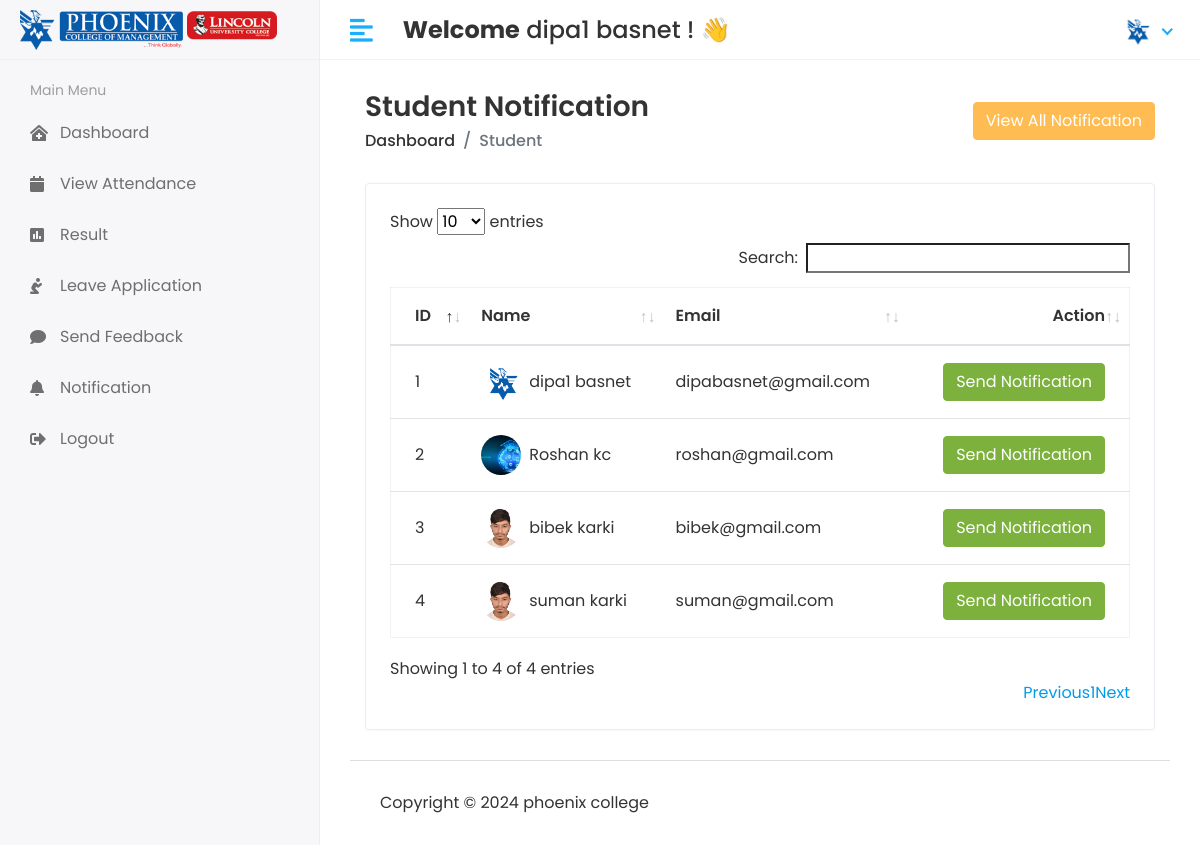
The app's page /Hod/Student/send_notification (signed in) with its own data.
### student/models.py (models this page shows, shortened)
class CustomUser(AbstractUser):
    USER = (
        (1, 'HOD'),
        (2, 'STAFF'),
        (3, 'STUDENT'),
    )
    user_type = models.CharField(choices=USER, max_length=50, default=1)
    profile_pic = models.ImageField(upload_to='media/profile_pic')

class Student(models.Model):
    admin = models.OneToOneField(CustomUser, on_delete=models.CASCADE)
    address = models.TextField()
    gender = models.CharField(max_length=100)
    course_id = models.ForeignKey(Course, on_delete=models.DO_NOTHING)
    session_year_id = models.ForeignKey(Session_Year, on_delete=models.DO_NOTHING)
    created_at = models.DateTimeField(auto_now_add=True)
    updated_at = models.DateTimeField(auto_now_add=True)

### student_management_system/Hod_Views.py (the view)
# urls.py: path('Hod/Student/send_notification', Hod_Views.STUDENT_SEND_NOTIFICATION,
@login_required(login_url='/')
def STUDENT_SEND_NOTIFICATION(request):
    student = Student.objects.all()
    notification = Student_Notification.objects.all()
    context = {
        'student': student,
        'notification': notification,
    }
    return render(request, 'Hod/student_notification.html', context)

### templates/Hod/student_notification.html (shortened to what this page needs)
{% extends 'base.html' %}
{% block content %}
 <div class="content container-fluid">
               <div class="page-header">
                  <div class="row align-items-center">
                     <div class="col">
                        <h3 class="page-title">Student Notification</h3>
                        <ul class="breadcrumb">
                           <li class="breadcrumb-item"><a href="{% url 'hod_home' %}">Dashboard</a></li>
                           <li class="breadcrumb-item active">Student</li>
                        </ul>
                     </div>
                     <div class="col-auto text-right float-right ml-auto">
                        <button type="button" class="btn btn-primary" data-toggle="modal" data-target="#exampleModalCenter">
                              View All Notification
                        </button>
                     </div>
                  </div>
               </div>
               <div class="row">
                  <div class="col-sm-12">
                     <div class="card card-table">
                        <div class="card-body">
                           <div class="table-responsive">
                              <table id="table_id" class="table table-hover table-center mb-0">
                                 <thead>
                                    <tr>
                                       <th>ID</th>
                                       <th>Name</th>
                                       <th>Email</th>
                                       <th class="text-right">Action</th>
                                    </tr>
                                 </thead>
                                 <tbody>
                                 {% for i in student %}
                                    <tr>
                                       <td>{{i.id}}</td>
                                       <td>
                                          <h2 class="table-avatar">
                                             <a href="student-details.html" class="avatar avatar-sm mr-2"><img class="avatar-img rounded-circle" src="/{{i.admin.profile_pic}}" alt="User Image"> </a>
                                             <a href="student-details.html">{{i.admin.first_name}}&nbsp;{{i.admin.last_name}}</a>
                                          </h2>
                                       </td>
                                       <td>{{i.admin.email}}</td>
                                       <td class="text-right">
                                           <button type="button" class="btn btn-success" data-toggle="modal" data-target="#sendnotification-{{forloop.counter}}">
                                          Send Notification
                                           </button>
                                       </td>
                                    </tr>
                                 {% endfor %}
                                 </tbody>
                              </table>
                           </div>
                        </div>
                     </div>
                  </div>
               </div>
            </div>
{% endblock %}

### templates/includes/header.html (shortened to what this page needs)
 {% load static %}
<div class="header">
            <div class="header-left">
               <a href="" class="logo">
               <img src="{% static 'assets/img/logo-both.png'%}" alt="Logo">
               </a>
            </div>
            <a href="javascript:void(0);" id="toggle_btn">
            <i class="fas fa-align-left"></i>
            </a>
            <div class="top-nav-search mt-3">
               <h4><strong>Welcome</strong>&nbsp;<span>{{user.first_name}} {{ user.last_name }}</span>&nbsp;! 👋</h4>
            </div>
            <ul class="nav user-menu">
               <li class="nav-item dropdown has-arrow">
                  <a href="#" class="dropdown-toggle nav-link" data-toggle="dropdown">
                   {% if user.profile_pic == "" %}
                      <span class="user-img"><img class="rounded-circle" src="{% static 'assets/img/no_image.jpg' %}" width="31" alt="profile"></span>
                     {% else %}
                  <span class="user-img"><img class="rounded-circle" src="/{{user.profile_pic}}" width="31" alt="Profile"></span>
                   {% endif %}
                  </a>
               </li>
            </ul>
         </div>

### static/assets/css/style.css (style rules this page uses)
html { height: 100%; }
body { background-color: #fff; color: #333; font-family: 'Poppins', sans-serif; font-size: 1rem; height: 100%; line-height: 1.5; overflow-x: hidden; }
h1, h2, h3, h4, h5, h6 { font-family: 'Poppins', sans-serif; margin-top: 0; }
a { color: #009ce7; }
input, button, a { transition: all 0.4s ease; -moz-transition: all 0.4s ease; -o-transition: all 0.4s ease; -ms-transition: all 0.4s ease; -webkit-transition: all 0.4s ease; }
input, input:focus, button, button:focus { outline: none; }
ul, ol { padding: 0px; list-style: none; }
.table { color: #333; max-width: 100%; margin-bottom: 0; width: 100%; }
.table.dataTable { border-collapse: collapse !important; border: 1px solid rgba(0, 0, 0, 0.05); }
table.table td h2 { display: inline-block; font-size: inherit; font-weight: 400; margin: 0; padding: 0; vertical-align: middle; }
table.table td h2.table-avatar { align-items: center; display: inline-flex; font-size: inherit; font-weight: 400; margin: 0; padding: 0; vertical-align: middle; white-space: nowrap; }
table.table td h2 a { color: #333; }
.table thead tr th { font-weight: 600; }
.table tbody tr { border-bottom: 1px solid rgba(0, 0, 0, 0.05); }
.table.table-center td, .table.table-center th { vertical-align: middle; }
.card-table .card-body .table > thead > tr > th { border-top: 0; }
.card-table .card-body .table tr td:first-child, .card-table .card-body .table tr th:first-child { padding-left: 1.5rem; }
.card-table .card-body .table tr td:last-child, .card-table .card-body .table tr th:last-child { padding-right: 1.5rem; }
.card-table .table td, .card-table .table th { border-top: 1px solid #e2e5e8; padding: 1rem 0.75rem; white-space: nowrap; }
.btn-primary { background-color: #FFBC53; border: 1px solid #FFBC53; }
.btn-success { background-color: #7bb13c; border: 1px solid #7bb13c }
.card { border: 1px solid #ececf5; box-shadow: 0 1px 3px 0 rgba(0, 0, 0, 0.03); margin-bottom: 1.875rem; }
.card-body { padding: 1.5rem; }
.avatar { position: relative; display: inline-block; width: 3rem; height: 3rem }
.avatar > img { width: 100%; height: 100%; -o-object-fit: cover; object-fit: cover; }
.avatar-sm { width: 2.5rem; height: 2.5rem; }
.header { background-color: #fff; border-bottom: 1px solid #f3f3f4; left: 0; position: fixed; right: 0; top: 0; z-index: 1001; height: 60px; }
.header .header-left { float: left; height: 60px; padding: 0 20px; position: relative; width: 320px; z-index: 1; transition: all 0.2s ease-in-out; background-color: #f7f7fa; border-bottom: 1px solid #efefef; border-right: 1px solid #ececf5; display: flex; align-items: center; }
.header .header-left .logo { display: inline-block; line-height: 60px; }
.header .header-left .logo img { max-height: 40px; width: auto; }
.header .dropdown-toggle:after { display: none; }
.header .has-arrow .dropdown-toggle:after { border-top: 0; border-left: 0; border-bottom: 2px solid #18aefa; border-right: 2px solid #18aefa; content: ''; height: 8px; display: inline-block; pointer-events: none; -webkit-transform-origin: 66% 66%; -ms-transform-origin: 66% 66%; transform-origin: 66% 66%; -webkit-transform: rotate(45deg); -ms-transform: rotate(45deg); transform: rotate(45deg); -webkit-transition: all 0.15s ease-in-out; transition: all 0.15s ease-in-out; width: 8px; vertical-align: 0px; }
.user-menu { float: right; margin: 0; position: relative; z-index: 99; padding-right: 15px; }
.user-menu.nav > li > a { color: #a0a0a0; font-size: 14px; line-height: 58px; padding: 0 15px; height: 60px; }
.user-img { margin-right: 3px; position: relative; }
.top-nav-search { float: left; margin-left: 15px; }
.page-header { margin-bottom: 1.875rem; }
.page-header .breadcrumb { background-color: transparent; color: #6c757d; font-size: 1rem; font-weight: 500; margin-bottom: 0; padding: 0; }
.page-header .breadcrumb a { color: #333; }
.page-title { font-size: 28px; font-weight: 600; color: #333; margin-bottom: 5px; }
@media (min-width: 992px) { #toggle_btn { align-items: center; color: #18aefa; display: inline-flex; float: left; font-size: 26px; height: 60px; justify-content: center; margin-left: 15px; padding: 0 15px; } }

### records on screen
CustomUser: first_name "dipa1", last_name "basnet", profile_pic (picture)
Student: id "1", admin.profile_pic (picture), admin.first_name "dipa1", admin.last_name "basnet", admin.email "dipabasnet@gmail.com"
Student: id "2", admin.profile_pic (picture), admin.first_name "Roshan", admin.last_name "kc", admin.email "roshan@gmail.com"
Student: id "3", admin.profile_pic (picture), admin.first_name "bibek", admin.last_name "karki", admin.email "bibek@gmail.com"
Student: id "4", admin.profile_pic (picture), admin.first_name "suman", admin.last_name "karki", admin.email "suman@gmail.com"
